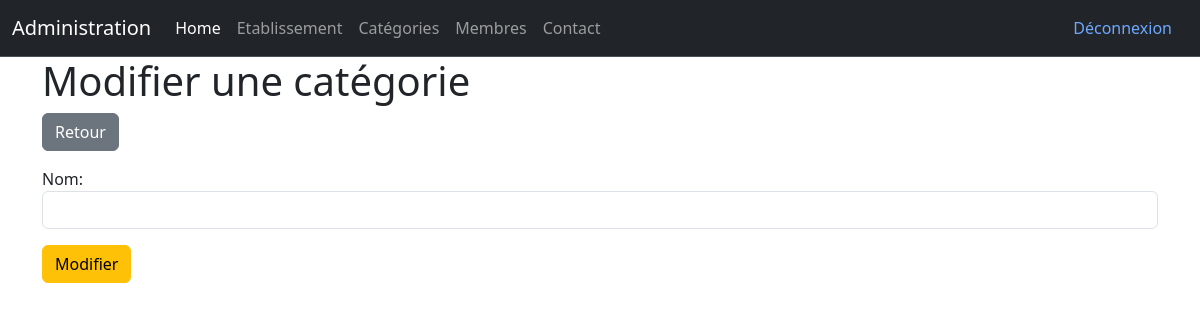
The page /admin/updateCategory.php?id=1 (signed in) on the database as committed earlier.
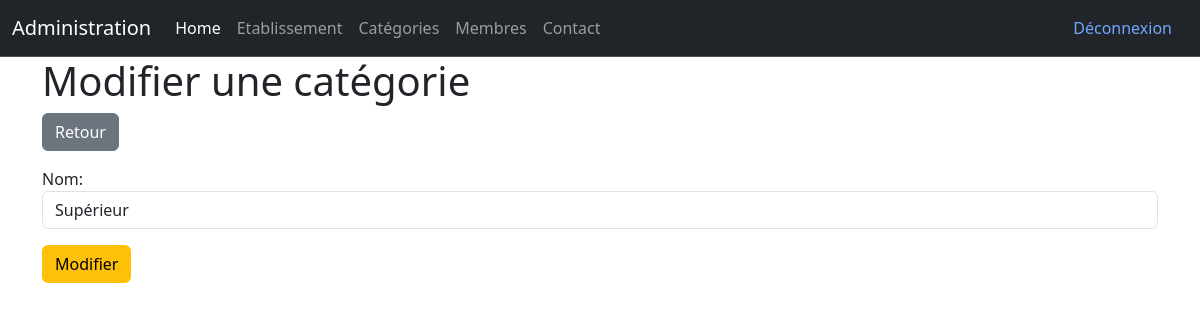
The same page on the database as committed later.
### tables this page shows
CREATE TABLE IF NOT EXISTS `categories` (
  `id` int NOT NULL AUTO_INCREMENT,
  `nom` varchar(255) NOT NULL,
  PRIMARY KEY (`id`)
);

### admin/updateCategory.php (the view, shortened to what this page needs)
<?php
    if(isset($_GET['id']))
    {
        $id = htmlspecialchars($_GET['id']);
    }else{
        header("LOCATION:categories.php");
        exit();
    }
    require "../connexion.php";
    $category = $bdd->prepare("SELECT * FROM categories WHERE id=?");
    $category->execute([$id]);
    $donCat = $category->fetch();
?>
<!DOCTYPE html>
<html lang="en">
<head>
    <link href="https://cdn.jsdelivr.net/npm/bootstrap@5.3.3/dist/css/bootstrap.min.css" rel="stylesheet">
</head>
<body>
<?php
include("partials/header.php");
?>
<div class="container">
    <h1>Modifier une catégorie</h1>
    <a href="categories.php" class="btn btn-secondary">Retour</a>
    <form action="treatmentUpdateCategory.php?id=<?= $donCat['id'] ?>" method="POST">
        <div class="form-group my-3">
            <label for="nom">Nom: </label>
            <input type="text" id="nom" name="nom" class="form-control" value="<?= $donCat['nom'] ?>">
        </div>
        <div class="form-group my-3">
            <input type="submit" value="Modifier" class="btn btn-warning">
        </div>
    </form>
</div>
</body>
</html>

Rows that differ between the two databases and show on the page:
now on this page (row edited): categories: nom "Supérieur"
